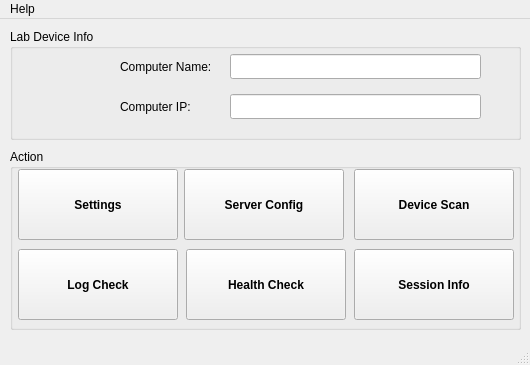
<?xml version="1.0" encoding="UTF-8"?>
<ui version="4.0">
 <class>MainWindow</class>
 <widget class="QMainWindow" name="MainWindow">
  <property name="geometry">
   <rect>
    <x>0</x>
    <y>0</y>
    <width>530</width>
    <height>365</height>
   </rect>
  </property>
  <property name="minimumSize">
   <size>
    <width>530</width>
    <height>365</height>
   </size>
  </property>
  <property name="maximumSize">
   <size>
    <width>530</width>
    <height>365</height>
   </size>
  </property>
  <property name="windowTitle">
   <string>Lab Mango</string>
  </property>
  <property name="windowIcon">
   <iconset resource="../../../../qt_embedded/resources.qrc">
    <normaloff>:/icons/mango.svg</normaloff>:/icons/mango.svg</iconset>
  </property>
  <property name="toolButtonStyle">
   <enum>Qt::ToolButtonStyle::ToolButtonIconOnly</enum>
  </property>
  <widget class="QWidget" name="centralwidget">
   <widget class="QGroupBox" name="device_info_group">
    <property name="geometry">
     <rect>
      <x>10</x>
      <y>10</y>
      <width>511</width>
      <height>111</height>
     </rect>
    </property>
    <property name="styleSheet">
     <string notr="true"/>
    </property>
    <property name="title">
     <string>Lab Device Info</string>
    </property>
    <widget class="QLineEdit" name="computer_name_edit">
     <property name="geometry">
      <rect>
       <x>220</x>
       <y>25</y>
       <width>251</width>
       <height>25</height>
      </rect>
     </property>
     <property name="font">
      <font>
       <bold>true</bold>
      </font>
     </property>
     <property name="text">
      <string/>
     </property>
     <property name="readOnly">
      <bool>true</bool>
     </property>
    </widget>
    <widget class="QLabel" name="label">
     <property name="geometry">
      <rect>
       <x>110</x>
       <y>30</y>
       <width>101</width>
       <height>16</height>
      </rect>
     </property>
     <property name="text">
      <string>Computer Name:</string>
     </property>
    </widget>
    <widget class="QLabel" name="label_2">
     <property name="geometry">
      <rect>
       <x>110</x>
       <y>70</y>
       <width>101</width>
       <height>16</height>
      </rect>
     </property>
     <property name="text">
      <string>Computer IP:</string>
     </property>
    </widget>
    <widget class="QLineEdit" name="computer_ip_edit">
     <property name="geometry">
      <rect>
       <x>220</x>
       <y>65</y>
       <width>251</width>
       <height>25</height>
      </rect>
     </property>
     <property name="font">
      <font>
       <bold>true</bold>
      </font>
     </property>
     <property name="text">
      <string/>
     </property>
     <property name="readOnly">
      <bool>true</bool>
     </property>
    </widget>
    <widget class="QPushButton" name="device_icon_btn">
     <property name="geometry">
      <rect>
       <x>10</x>
       <y>20</y>
       <width>81</width>
       <height>81</height>
      </rect>
     </property>
     <property name="styleSheet">
      <string notr="true">QPushButton { border: none; }</string>
     </property>
     <property name="text">
      <string/>
     </property>
     <property name="icon">
      <iconset resource="../../../../qt_embedded/resources.qrc">
       <normaloff>:/icons/computer.svg</normaloff>:/icons/computer.svg</iconset>
     </property>
     <property name="iconSize">
      <size>
       <width>81</width>
       <height>81</height>
      </size>
     </property>
    </widget>
   </widget>
   <widget class="QGroupBox" name="action_group">
    <property name="geometry">
     <rect>
      <x>10</x>
      <y>130</y>
      <width>511</width>
      <height>181</height>
     </rect>
    </property>
    <property name="title">
     <string>Action</string>
    </property>
    <widget class="QPushButton" name="server_config_btn">
     <property name="geometry">
      <rect>
       <x>174</x>
       <y>20</y>
       <width>160</width>
       <height>71</height>
      </rect>
     </property>
     <property name="font">
      <font>
       <bold>true</bold>
      </font>
     </property>
     <property name="text">
      <string>Server Config</string>
     </property>
     <property name="icon">
      <iconset resource="../../../../qt_embedded/resources.qrc">
       <normaloff>:/icons/server-security.svg</normaloff>:/icons/server-security.svg</iconset>
     </property>
     <property name="iconSize">
      <size>
       <width>30</width>
       <height>30</height>
      </size>
     </property>
    </widget>
    <widget class="QPushButton" name="device_monitor_btn">
     <property name="geometry">
      <rect>
       <x>344</x>
       <y>20</y>
       <width>160</width>
       <height>71</height>
      </rect>
     </property>
     <property name="font">
      <font>
       <bold>true</bold>
      </font>
     </property>
     <property name="text">
      <string>Device Scan</string>
     </property>
     <property name="icon">
      <iconset resource="../../../../qt_embedded/resources.qrc">
       <normaloff>:/icons/search.svg</normaloff>:/icons/search.svg</iconset>
     </property>
     <property name="iconSize">
      <size>
       <width>30</width>
       <height>30</height>
      </size>
     </property>
    </widget>
    <widget class="QPushButton" name="settings_btn">
     <property name="geometry">
      <rect>
       <x>8</x>
       <y>20</y>
       <width>160</width>
       <height>71</height>
      </rect>
     </property>
     <property name="font">
      <font>
       <bold>true</bold>
      </font>
     </property>
     <property name="text">
      <string>Settings</string>
     </property>
     <property name="icon">
      <iconset resource="../../../../qt_embedded/resources.qrc">
       <normaloff>:/icons/gear.svg</normaloff>:/icons/gear.svg</iconset>
     </property>
     <property name="iconSize">
      <size>
       <width>30</width>
       <height>30</height>
      </size>
     </property>
    </widget>
    <widget class="QPushButton" name="log_check_btn">
     <property name="geometry">
      <rect>
       <x>8</x>
       <y>100</y>
       <width>160</width>
       <height>71</height>
      </rect>
     </property>
     <property name="font">
      <font>
       <bold>true</bold>
      </font>
     </property>
     <property name="text">
      <string>Log Check</string>
     </property>
     <property name="icon">
      <iconset resource="../../../../qt_embedded/resources.qrc">
       <normaloff>:/icons/log.svg</normaloff>:/icons/log.svg</iconset>
     </property>
     <property name="iconSize">
      <size>
       <width>30</width>
       <height>30</height>
      </size>
     </property>
    </widget>
    <widget class="QPushButton" name="health_check_btn">
     <property name="geometry">
      <rect>
       <x>176</x>
       <y>100</y>
       <width>160</width>
       <height>71</height>
      </rect>
     </property>
     <property name="font">
      <font>
       <bold>true</bold>
      </font>
     </property>
     <property name="text">
      <string>Health Check</string>
     </property>
     <property name="icon">
      <iconset resource="../../../../qt_embedded/resources.qrc">
       <normaloff>:/icons/heart.svg</normaloff>:/icons/heart.svg</iconset>
     </property>
     <property name="iconSize">
      <size>
       <width>30</width>
       <height>30</height>
      </size>
     </property>
    </widget>
    <widget class="QPushButton" name="session_info_btn">
     <property name="geometry">
      <rect>
       <x>344</x>
       <y>100</y>
       <width>160</width>
       <height>71</height>
      </rect>
     </property>
     <property name="font">
      <font>
       <bold>true</bold>
      </font>
     </property>
     <property name="text">
      <string>Session Info</string>
     </property>
     <property name="icon">
      <iconset resource="../../../../qt_embedded/resources.qrc">
       <normaloff>:/icons/schedule.svg</normaloff>:/icons/schedule.svg</iconset>
     </property>
     <property name="iconSize">
      <size>
       <width>30</width>
       <height>30</height>
      </size>
     </property>
    </widget>
   </widget>
  </widget>
  <widget class="QMenuBar" name="menubar">
   <property name="geometry">
    <rect>
     <x>0</x>
     <y>0</y>
     <width>530</width>
     <height>33</height>
    </rect>
   </property>
   <widget class="QMenu" name="menuHelp">
    <property name="title">
     <string>Help</string>
    </property>
    <addaction name="check_update_action"/>
    <addaction name="separator"/>
    <addaction name="user_manual_action"/>
    <addaction name="separator"/>
    <addaction name="about_app_action"/>
   </widget>
   <addaction name="menuHelp"/>
  </widget>
  <widget class="QStatusBar" name="statusbar"/>
  <action name="check_update_action">
   <property name="icon">
    <iconset resource="../../../../qt_embedded/resources.qrc">
     <normaloff>:/icons/update.svg</normaloff>:/icons/update.svg</iconset>
   </property>
   <property name="text">
    <string>Check for Updates</string>
   </property>
  </action>
  <action name="about_app_action">
   <property name="icon">
    <iconset resource="../../../../qt_embedded/resources.qrc">
     <normaloff>:/icons/mango.svg</normaloff>:/icons/mango.svg</iconset>
   </property>
   <property name="text">
    <string>About</string>
   </property>
  </action>
  <action name="user_manual_action">
   <property name="icon">
    <iconset resource="../../../../qt_embedded/resources.qrc">
     <normaloff>:/icons/book.svg</normaloff>:/icons/book.svg</iconset>
   </property>
   <property name="text">
    <string>User Manual</string>
   </property>
  </action>
 </widget>
 <resources>
  <include location="../../../../qt_embedded/resources.qrc"/>
 </resources>
 <connections/>
</ui>
